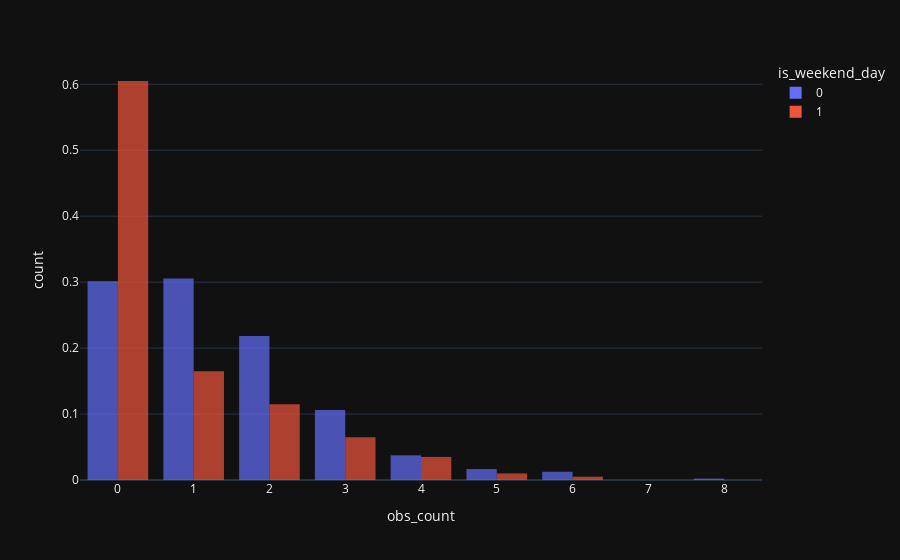

Notebook code for this chart:
### Markdown cell above
In the morning hours, it should be much more quiet during the weekends.

This can be observed in the plot below, from 6AM to 9AM, there is much higher probability to see nothing for an hour over the weekend.

It makes sense as people tend to sleep longer.

### Code cell
px.histogram(hr_range(6,9), x="obs_count", color="is_weekend_day", opacity=0.7,
             barmode='group', height=300, histnorm='probability density')

### Figure 1 — Plotly figure (JSON) as saved in the notebook; plotly's stock layout.template omitted (floating-point values rounded to 4 significant figures; data arrays with more than 128 entries replaced by an {"elided": "..."} marker saying what was removed)
{"data": [{"alignmentgroup": "True", "bingroup": "x", "histnorm": "probability density", "hovertemplate": "is_weekend_day=0<br>obs_count=%{x}<br>count=%{y}<extra></extra>", "legendgroup": "0", "marker": {"color": "#636efa", "opacity": 0.7}, "name": "0", "offsetgroup": "0", "orientation": "v", "showlegend": true, "type": "histogram", "x": {"elided": "481 int values"}, "xaxis": "x", "yaxis": "y"}, {"alignmentgroup": "True", "bingroup": "x", "histnorm": "probability density", "hovertemplate": "is_weekend_day=1<br>obs_count=%{x}<br>count=%{y}<extra></extra>", "legendgroup": "1", "marker": {"color": "#EF553B", "opacity": 0.7}, "name": "1", "offsetgroup": "1", "orientation": "v", "showlegend": true, "type": "histogram", "x": {"elided": "200 int values"}, "xaxis": "x", "yaxis": "y"}], "layout": {"autosize": true, "barmode": "group", "legend": {"title": {"text": "is_weekend_day"}, "tracegroupgap": 0}, "margin": {"t": 60}, "xaxis": {"anchor": "y", "autorange": true, "domain": [0, 1], "range": [-0.5, 8.5], "title": {"text": "obs_count"}, "type": "linear"}, "yaxis": {"anchor": "x", "autorange": true, "domain": [0, 1], "range": [0, 0.6368], "title": {"text": "count"}}}}
